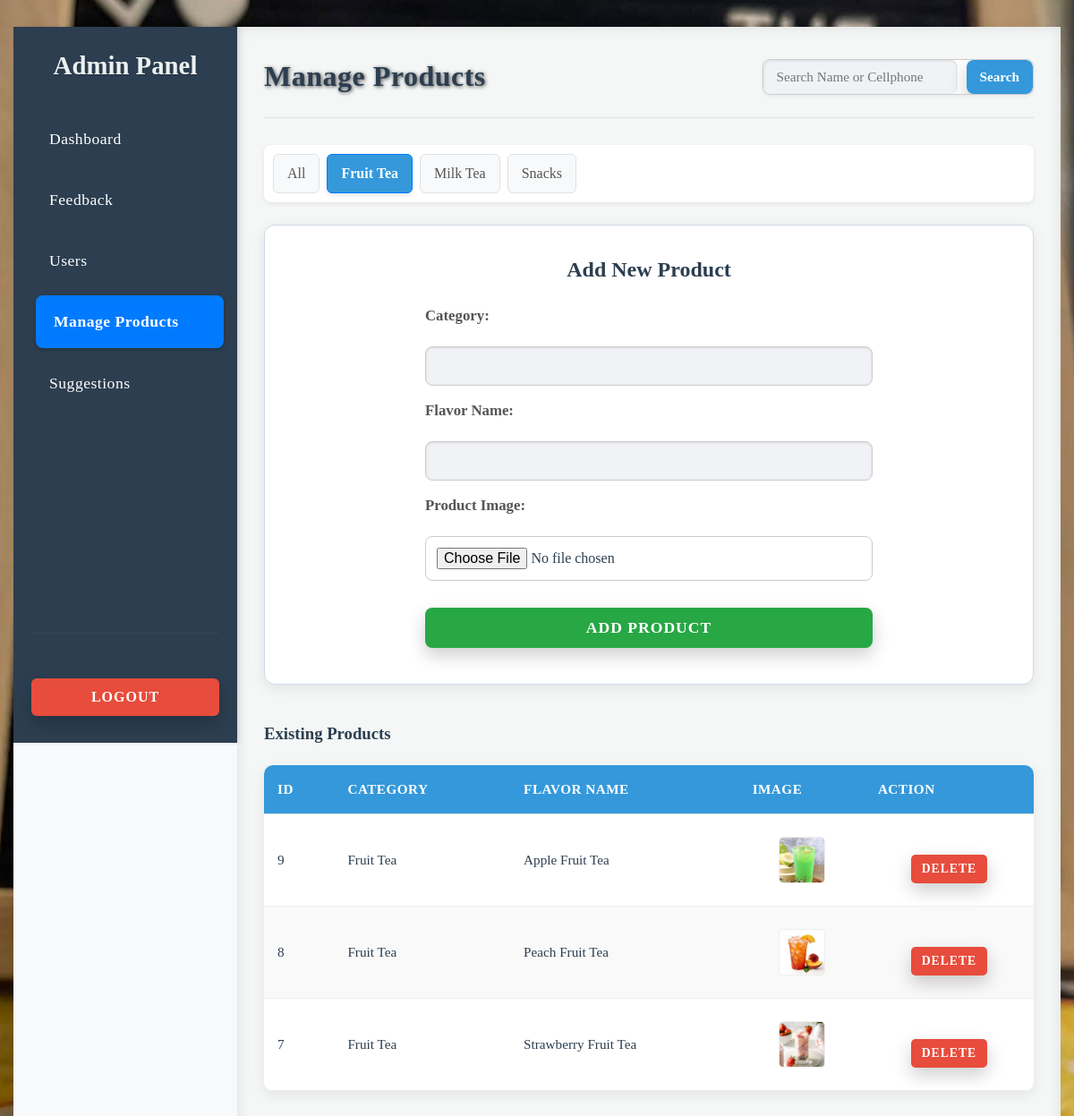
The page /admin.php?section=products&category=Fruit+Tea (signed in) on the database its author committed.
### tables this page shows
CREATE TABLE IF NOT EXISTS flavors (
  flavor_id INT AUTO_INCREMENT PRIMARY KEY,
  category VARCHAR(50) NOT NULL,
  flavor_name VARCHAR(100) NOT NULL,
  image_path VARCHAR(255) NULL  
);

### admin.php (the view, shortened to what this page needs)
<?php
$current_section = $_GET['section'] ?? 'dashboard';
$selected_category = $_GET['category'] ?? 'All';
$search_term = $_GET['search'] ?? '';
$report_month = $_GET['report_month'] ?? date('Y-m');
try {
    $pdo = new PDO("mysql:host=" . DB_SERVER . ";dbname=" . DB_NAME, DB_USERNAME, DB_PASSWORD);
    $pdo->setAttribute(PDO::ATTR_ERRMODE, PDO::ERRMODE_EXCEPTION);
} catch (PDOException $e) {
    die("ERROR: Could not connect. " . $e->getMessage());
}
    ?>
    <?php
function get_dynamic_categories($pdo, $type) {
    if ($type === 'feedback') {
        $stmt = $pdo->query("SELECT DISTINCT category FROM flavors ORDER BY category");
    } elseif ($type === 'products') {
        $stmt = $pdo->query("SELECT DISTINCT category FROM flavors ORDER BY category");
    } else {
        return [];
    }
    return $stmt->fetchAll(PDO::FETCH_COLUMN);
}
function get_all_flavors($pdo, $category, $search_term) {
    $sql = "SELECT flavor_id AS id, category, flavor_name, image_path FROM flavors";
    $conditions = [];
    $params = [];
    if ($category !== 'All') {
        $conditions[] = "category = ?";
        $params[] = $category;
    }
    if (!empty($conditions)) {
        $sql .= " WHERE " . implode(" AND ", $conditions);
    }
    $sql .= " ORDER BY category, flavor_name";
    $stmt = $pdo->prepare($sql);
    $stmt->execute($params);
    return $stmt->fetchAll();
}
$all_flavors = [];
$total_feedbacks = 0;
$avg_rating = 0;
$most_rated_flavor = 'N/A';
$total_users = 0;
$total_suggestions = 0;
$rating_distribution = [1 => 0, 2 => 0, 3 => 0, 4 => 0, 5 => 0];
$max_rating_count = 0;
$dynamic_categories = [];
$monthly_report_data = [];
switch ($current_section) {
    case 'products':
        $all_flavors = get_all_flavors($pdo, $selected_category, $search_term);
        $dynamic_categories = get_dynamic_categories($pdo, 'products');
        break;
}
?>
<!DOCTYPE html>
<html lang="en">
<head>
    <link rel="stylesheet" href="style.css">
</head>
<body>
    <div class="admin-container">
        <aside class="sidebar">
            <div>
                <div class="logo">Admin Panel</div>
                <ul class="navigation">
                    <li><a href="admin.php?section=dashboard" class="<?= ($current_section === 'dashboard') ? 'active' : '' ?>">Dashboard</a></li>
                    <li><a href="admin.php?section=feedback&category=All" class="<?= ($current_section === 'feedback') ? 'active' : '' ?>">Feedback</a></li>
                    <li><a href="admin.php?section=users" class="<?= ($current_section === 'users') ? 'active' : '' ?>">Users</a></li>
                    <li><a href="admin.php?section=products" class="<?= ($current_section === 'products') ? 'active' : '' ?>">Manage Products</a></li>
                    <li><a href="admin.php?section=suggestions" class="<?= ($current_section === 'suggestions') ? 'active' : '' ?>">Suggestions</a></li>
                </ul>
            </div>
            <div class="logout-section">
                <form method="post" action="admin.php?section=logout">
                    <button type="submit">Logout</button>
                </form>
            </div>
        </aside>
        <main class="content">
            <header>
                <h1>
                    <?php
                    if ($current_section === 'users') {
                        echo 'Customer Accounts';
                    } elseif ($current_section === 'products') {
                        echo 'Manage Products';
                    } elseif ($current_section === 'suggestions') {
                        echo 'Customer Suggestions';
                    } elseif ($current_section === 'dashboard') {
                        echo 'Admin Dashboard';
                    } else {
                        echo 'Customer Feedback';
                    }
                    ?>
                </h1>
                <div class="header-actions">
                    <?php if ($current_section === 'feedback' || $current_section === 'products'): ?>
                        <div class="search-container">
                            <input type="text" id="searchInput" name="search" placeholder="Search Name or Cellphone" value="<?= htmlspecialchars($search_term) ?>">
                            <button onclick="submitSearch()">Search</button>
                        </div>
                    <?php endif; ?>
                </div>
            </header>
            <?php if ($current_section === 'feedback' || $current_section === 'products'): ?>
                <div class="filter-tabs">
                    <a href="admin.php?section=<?= $current_section ?>&category=All" class="<?= $selected_category === 'All' ? 'active' : '' ?>">All</a>
                    <?php foreach ($dynamic_categories as $cat): ?>
                        <a href="admin.php?section=<?= $current_section ?>&category=<?= urlencode($cat) ?>" class="<?= $selected_category === $cat ? 'active' : '' ?>"><?= htmlspecialchars($cat) ?></a>
                    <?php endforeach; ?>
                </div>
            <?php endif; ?>
            <div class="data-table">
                <?php if ($current_section === 'dashboard'): ?>
                    <h2>Dashboard Overview</h2>
                    <div class="dashboard">
                        <div class="card">
                            <h3>Total Feedbacks</h3>
                            <p><?= $total_feedbacks ?></p>
                        </div>
                        <div class="card">
                            <h3>Average Rating</h3>
                            <p><?= $avg_rating ?> <span class="star">&#9733;</span></p>
                        </div>
                        <div class="card">
                            <h3>Most Rated Flavor</h3>
                            <p><?= htmlspecialchars($most_rated_flavor) ?></p>
                        </div>
                        <div class="card">
                            <h3>Total Users</h3>
                            <p><?= $total_users ?></p>
                        </div>
                        <div class="card">
                            <h3>Total Suggestions</h3>
                            <p><?= $total_suggestions ?></p>
                        </div>
                    </div>
                    <div class="rating-graph-container">
                        <h3>Feedback Rating Distribution</h3>
                        <?php for ($i = 5; $i >= 1; $i--): ?>
                            <div class="rating-bar-wrapper">
                                <span class="rating-label"><?= $i ?> &#9733;</span>
                                <div class="rating-bar-background">
                                    <div class="rating-bar rating-<?= $i ?>" style="width: <?= $max_rating_count > 0 ? ($rating_distribution[$i] / $max_rating_count) * 100 : 0 ?>%;"></div>
                                </div>
                                <span class="rating-count"><?= $rating_distribution[$i] ?></span>
                            </div>
                        <?php endfor; ?>
                    </div>
                    <div class="report-section">
                        <div class="report-header">
                            <h3>Monthly Feedback Report for <?= date('F Y', strtotime($report_month)) ?></h3>
                            <div class="report-controls">
                                <label for="reportMonthPicker">Select Month:</label>
                                <input type="month" id="reportMonthPicker" value="<?= htmlspecialchars($report_month) ?>" onchange="updateReportMonth(this.value)">
                                <button onclick="printReport()">Print Report</button>
                            </div>
                        </div>
                        <div class="report-summary-cards">
                            <div class="card">
                                <h4>Total Feedback This Month</h4>
                                <p><?= $monthly_report_data['total_feedback'] ?></p>
                            </div>
                            <div class="card">
                                <h4>Average Rating This Month</h4>
                                <p><?= $monthly_report_data['total_feedback'] > 0 ? round(array_sum(array_map(function($rating, $count) { return $rating * $count; }, array_keys($monthly_report_data['rating_distribution']), $monthly_report_data['rating_distribution'])) / $monthly_report_data['total_feedback'], 1) : 'N/A' ?> <span class="star">&#9733;</span></p>
                            </div>
                            <div class="card">
                                <h4>Most Rated Flavor This Month</h4>
                                <p><?= htmlspecialchars($monthly_report_data['most_rated_flavor_month']) ?></p>
                            </div>
                        </div>
                        <div class="rating-graph-container">
                            <h3>Rating Distribution This Month</h3>
                            <?php
                            $max_monthly_rating_count = max($monthly_report_data['rating_distribution']);
                            for ($i = 5; $i >= 1; $i--): ?>
                                <div class="rating-bar-wrapper">
                                    <span class="rating-label"><?= $i ?> &#9733;</span>
                                    <div class="rating-bar-background">
                                        <div class="rating-bar rating-<?= $i ?>" style="width: <?= $max_monthly_rating_count > 0 ? ($monthly_report_data['rating_distribution'][$i] / $max_monthly_rating_count) * 100 : 0 ?>%;"></div>
                                    </div>
                                    <span class="rating-count"><?= $monthly_report_data['rating_distribution'][$i] ?></span>
                                </div>
                            <?php endfor; ?>
                        </div>
                        <div class="report-comments-section">
                            <h4>All Product Feedback Comments This Month</h4>
                            <?php if (count($monthly_report_data['comments']) > 0): ?>
                                <?php foreach ($monthly_report_data['comments'] as $comment): ?>
                                    <div class="report-comment-item">
                                        <p><strong>Product:</strong> <?= htmlspecialchars($comment['flavor_name'] ?? 'N/A') ?></p>
                                        <p><?= htmlspecialchars($comment['comment']) ?></p>
                                        <div class="comment-meta">
                                            - <?= htmlspecialchars($comment['fullname'] ?? 'Anonymous') ?> on <?= htmlspecialchars(date('Y-m-d H:i', strtotime($comment['created_at']))) ?>
                                        </div>
                                    </div>
                                <?php endforeach; ?>
                            <?php else: ?>
                                <p style="text-align: center; color: #777;">No product feedback comments found for this month.</p>
                            <?php endif; ?>
                        </div>
                    </div>
                <?php elseif ($current_section === 'products'): ?>
                    <div class="add-product-section">
                        <h3>Add New Product</h3>
                        <form method="post" class="add-product-form" enctype="multipart/form-data">
                            <label for="add_category">Category:</label>
                            <input type="text" id="add_category" name="add_category" required value="<?= htmlspecialchars($_POST['add_category'] ?? '') ?>">
                            <label for="add_flavor_name">Flavor Name:</label>
                            <input type="text" id="add_flavor_name" name="add_flavor_name" required value="<?= htmlspecialchars($_POST['add_flavor_name'] ?? '') ?>">
                            <label for="add_image">Product Image:</label>
                            <input type="file" id="add_image" name="add_image" accept="image/*">
                            <button type="submit">Add Product</button>
                        </form>
                    </div>
                    <h3>Existing Products</h3>
                    <table class="product-list-table">
                        <thead>
                            <tr>
                                <th>ID</th>
                                <th>Category</th>
                                <th>Flavor Name</th>
                                <th>Image</th>
                                <th>Action</th>
                            </tr>
                        </thead>
                        <tbody>
                            <?php if (count($all_flavors) > 0): ?>
                                <?php foreach ($all_flavors as $flavor): ?>
                                    <tr>
                                        <td><?= htmlspecialchars($flavor['id']) ?></td>
                                        <td><?= htmlspecialchars($flavor['category']) ?></td>
                                        <td><?= htmlspecialchars($flavor['flavor_name']) ?></td>
                                        <td>
                                            <?php if (!empty($flavor['image_path']) && file_exists($flavor['image_path'])): ?>
                                                <img src="<?= htmlspecialchars($flavor['image_path']) ?>" alt="<?= htmlspecialchars($flavor['flavor_name']) ?>" style="width: 50px; height: 50px; object-fit: cover; border-radius: 5px;">
                                            <?php else: ?>
                                                No Image
                                            <?php endif; ?>
                                        </td>
                                        <td>
                                            <form method="post" class="delete-product-form" onsubmit="return confirm('Are you sure you want to delete this product?');">
                                                <button type="submit">Delete</button>
                                            </form>
                                        </td>
                                    </tr>
                                <?php endforeach; ?>
                            <?php else: ?>
                                <tr>
                                    <td colspan="5" style="text-align: center;">No products found.</td>
                                </tr>
                            <?php endif; ?>
                        </tbody>
                    </table>
                <?php endif; ?>
            </div>
        </main>
    </div>
</body>
</html>

### rows shown on the page
flavors: flavor_id "9", category "Fruit Tea", flavor_name "Apple Fruit Tea", image_path (picture)
flavors: flavor_id "8", category "Fruit Tea", flavor_name "Peach Fruit Tea", image_path (picture)
flavors: flavor_id "7", category "Fruit Tea", flavor_name "Strawberry Fruit Tea", image_path (picture)

### other values the page prints
$cat "Fruit Tea"
$cat "Milk Tea"
$cat "Snacks"
